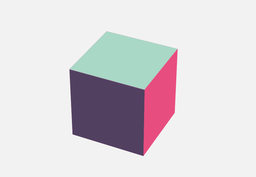
#> input picture images/Image1.png, 256 x 177 px, shrunk from 976 x 675 before the run
$ jupyter execute Actividad1.ipynb
#> lines starting #> are read from the running program, lines starting #| are printed output that depends on the picture
# Convolución 2D

[cell 1]
from matplotlib import pyplot as plt
import numpy as np
import cv2 as cv

### Cargar Imagen en Grayscale

[cell 2]
def loadImage(url):
#> called with url = './images/Image1.png'
    return cv.imread(url, cv.IMREAD_GRAYSCALE)
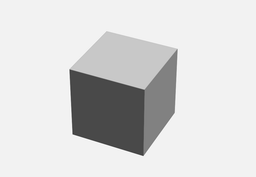
#> returned value: shape (177, 256); min 50, max 254, mean 215.8

img = np.array(loadImage('./images/Image1.png'))
plt.imshow(img, cmap="gray")

### Multiplicación de Kernel y Convolución con Bordes

[cell 3]
def getKernel(section, kernel):
    n = section.size
    return np.sum((section*kernel)) / n

[cell 4]
def convolution(img, kernel, padding=1):
#> called with kernel = array of shape (3, 3), padding = 1
    iRows, iColumns = img.shape
#> iRows = 177; iColumns = 256
    kRows, kColumns = kernel.shape

    # [(W−K+2P)/S]+1
    iColumnsFiltered = int((iColumns - kColumns + 2*padding) + 1)
#> iColumnsFiltered = 256
    iRowsFiltered = int((iRows - kRows + 2*padding) + 1)
#> iRowsFiltered = 177
    response = np.zeros((iRowsFiltered, iColumnsFiltered))

    paddingImg = img
    if padding != 0:
        paddingImg = np.zeros(
            (iRowsFiltered + 2*padding, iColumnsFiltered + 2*padding))
        # la imagen se incluye dentro de la matriz
        paddingImg[padding:-padding, padding:-padding] = img
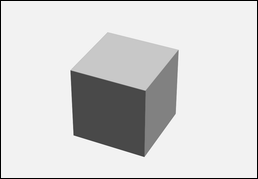
#> paddingImg: shape (179, 258) float64; min 0, max 254, mean 211.8

    for i in range(iRowsFiltered - kRows):
        for j in range(iColumnsFiltered - kColumns):
                response[i, j] = getKernel(
                                    paddingImg[i:i + kRows,
                                    j:j + kColumns],kernel)
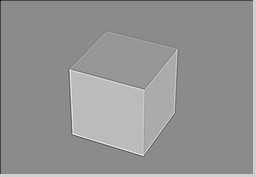
#> response: shape (177, 256) float64; min -80.67, max 17.89, mean -23.47; drawn with min black and max white
    return response

### Obtener Laplacian

[cell 5]
kernel = np.array([[0,1,0],
          [1,-5,1],
          [0,1,0]])

laplacian = convolution(img, kernel)
plt.imshow(laplacian, cmap='gray')

#### Obtenemos SobelX y SobelY
>Obtener SobelX

[cell 6]
kernel = np.array([[-1,0,1],
          [-2,0,2],
          [-1,0,1]])

plt.imshow(convolution(laplacian, kernel), cmap='gray')
#> call 2 of convolution, with kernel = array of shape (3, 3), padding = 1
#> in convolution (call 2), `paddingImg[padding:-padding, padding:-padding] = img`:
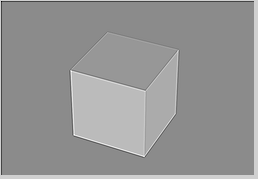
#> paddingImg: shape (179, 258) float64; min -80.67, max 17.89, mean -23.03; drawn with min black and max white
#> after the loop in convolution (call 2), `for i in range(iRowsFiltered - kRows):`:
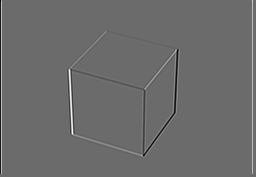
#> response: shape (177, 256) float64; min -15.84, max 21.7, mean 0; drawn with min black and max white

>Obtener Sobel y

[cell 7]
kernel = np.array([[-1,-2,-1],
          [0,0,0],
          [1,2,1]])

plt.imshow(convolution(laplacian, kernel), cmap='gray')
#> call 3 of convolution, with kernel = array of shape (3, 3), padding = 1
#> after the loop in convolution (call 3), `for i in range(iRowsFiltered - kRows):`:
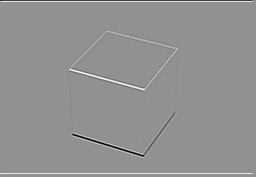
#> response: shape (177, 256) float64; min -20.72, max 15.7, mean 0.0666; drawn with min black and max white

$ run again, with images/Image2.png copied over images/Image1.png
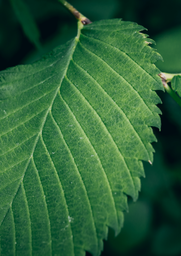
#> input picture images/Image2.png, 181 x 256 px, shrunk from 660 x 931 before the run
#> in convolution, `paddingImg[padding:-padding, padding:-padding] = img`:
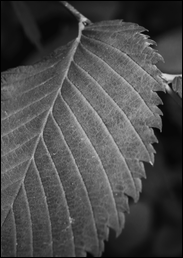
#> paddingImg: shape (258, 183) float64; min 0, max 217, mean 74.7
#> after the loop in convolution (call 3), `for i in range(iRowsFiltered - kRows):`:
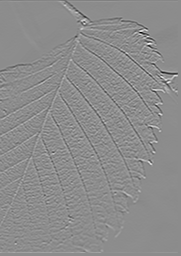
#> response: shape (256, 181) float64; min -22.28, max 18.17, mean 0.00142; drawn with min black and max white
